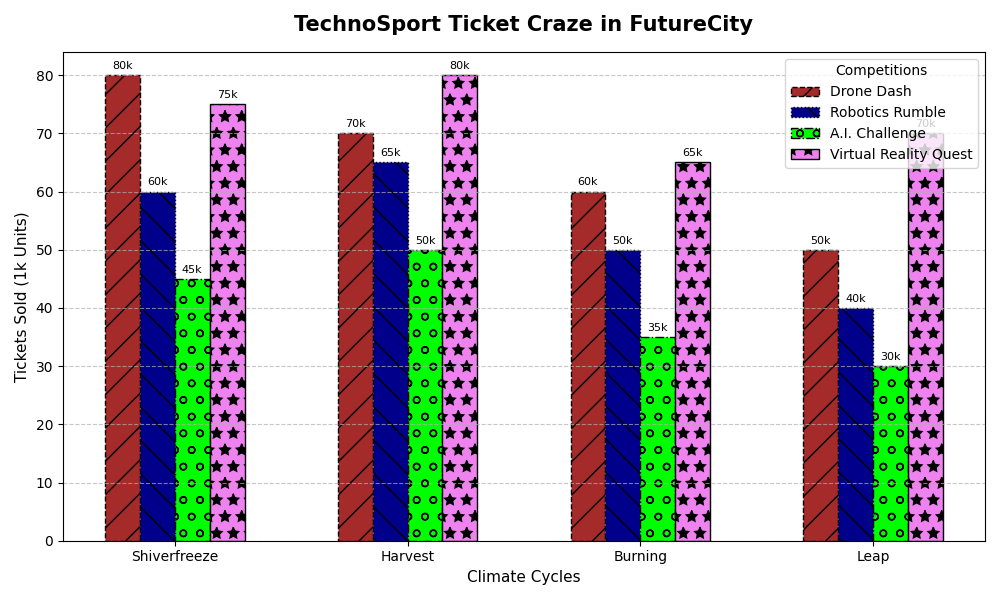

Source code (Python):
import matplotlib.pyplot as plt
import numpy as np

seasons = ["Burning", "Leap", "Harvest", "Shiverfreeze"]
drone_racing = [60, 50, 70, 80]
robot_wrestling = [50, 40, 65, 60]
ai_chess = [35, 30, 50, 45]
vr_gaming = [65, 70, 80, 75]

labels = np.array([seasons, drone_racing, robot_wrestling, ai_chess, vr_gaming])
sorted_indices = np.argsort([-x for x in drone_racing])
sorted_labels = labels[:, sorted_indices]

fig, ax = plt.subplots(figsize=(10, 6))

bar_width = 0.15
x = np.arange(len(seasons))
br1 = x
br2 = [i + bar_width for i in br1]
br3 = [i + bar_width for i in br2]
br4 = [i + bar_width for i in br3]

ax.bar(br1, sorted_labels[1].astype(int), color='brown', width=bar_width, linestyle='dashed', edgecolor='black', label='Drone Dash', hatch='/')
ax.bar(br2, sorted_labels[2].astype(int), color='darkblue', width=bar_width, linestyle='dotted', edgecolor='black', label='Robotics Rumble', hatch='\\')
ax.bar(br3, sorted_labels[3].astype(int), color='lime', width=bar_width, linestyle='dashdot', edgecolor='black', label='A.I. Challenge', hatch='o')
ax.bar(br4, sorted_labels[4].astype(int), color='violet', width=bar_width, linestyle='solid', edgecolor='black', label='Virtual Reality Quest', hatch='*')

ax.set_title('TechnoSport Ticket Craze in FutureCity', fontsize=15, fontweight='bold', pad=15)
ax.set_xlabel('Climate Cycles', fontsize=11)
ax.set_ylabel('Tickets Sold (1k Units)', fontsize=11)
ax.set_xticks([r + 1.5 * bar_width for r in range(len(seasons))])
ax.set_xticklabels(sorted_labels[0])

for bar, ticket_sales in zip(ax.patches, sorted_labels[1:].flatten().astype(int)):
    height = bar.get_height()
    ax.annotate(f'{ticket_sales}k',
                xy=(bar.get_x() + bar.get_width() / 2, height),
                xytext=(0, 3),
                textcoords="offset points",
                ha='center', va='bottom', fontsize=8, color='black')

ax.legend(loc='upper right', bbox_to_anchor=(1, 1), fontsize=10, title='Competitions')
ax.grid(axis='y', linestyle='--', alpha=0.7)

plt.tight_layout()
plt.show()
